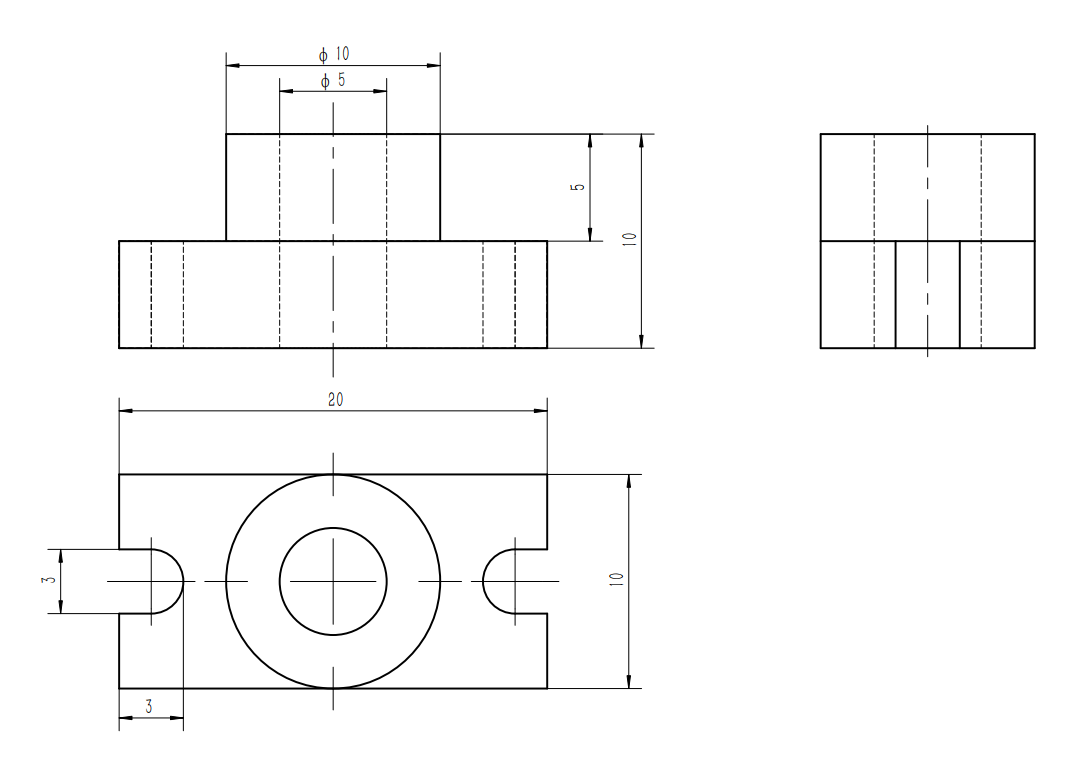
#> input picture data/ref_images/part_0001.png, 1080 x 774 px
$ python generate_test_images.py ../data/ref_images/part_0001.png
#> lines starting #> are read from the running program, lines starting #| are printed output that depends on the picture
#!/usr/bin/env python3
"""
Generate synthetic test images from data/ref_images/part_0001.png.

The generated images simulate common scan/camera degradation and are intended
for manual stability checks. They are not required for the harness to pass.
"""

from __future__ import annotations

import importlib.util
import os
import shutil
import subprocess
import sys
from pathlib import Path


PROJECT_ROOT = Path(__file__).resolve().parents[1]
DEFAULT_CONDA_ENV = os.environ.get("HARNESS_CONDA_ENV", "base")
REQUIRED_MODULES = ("cv2", "numpy")


def ensure_runtime() -> None:
    missing = [name for name in REQUIRED_MODULES if importlib.util.find_spec(name) is None]
    if not missing:
        return

    if os.environ.get("HARNESS_CONDA_BOOTSTRAPPED") == "1":
        print(f"[FAIL] missing Python modules after conda bootstrap: {', '.join(missing)}")
        print("       Fix: install dependencies with `pip install -r requirements.txt` in conda base.")
        sys.exit(1)

    conda = os.environ.get("HARNESS_CONDA_EXE") or shutil.which("conda")
    if not conda:
        print(f"[FAIL] missing Python modules: {', '.join(missing)}")
        print("       Fix: activate conda base, then run `pip install -r requirements.txt`.")
        sys.exit(1)

    env = os.environ.copy()
    env["HARNESS_CONDA_BOOTSTRAPPED"] = "1"
    command = [
        conda,
        "run",
        "-n",
        DEFAULT_CONDA_ENV,
        "python",
        str(Path(__file__).resolve()),
        *sys.argv[1:],
    ]
    if os.name == "nt" and conda.lower().endswith((".bat", ".cmd")):
        command = [os.environ.get("COMSPEC", "cmd.exe"), "/c", *command]

    print(
        "[INFO] current Python is missing "
        f"{', '.join(missing)}; retrying with conda env `{DEFAULT_CONDA_ENV}`"
    )
    completed = subprocess.run(command, cwd=str(PROJECT_ROOT), env=env)
    sys.exit(completed.returncode)


ensure_runtime()

import cv2  # noqa: E402
import numpy as np  # noqa: E402


def write_image(path: Path, image, params: list[int] | None = None) -> None:
    ok = cv2.imwrite(str(path), image, params or [])
    if not ok:
        raise RuntimeError(f"failed to write {path}")


def log_generated(path: Path) -> None:
    print(f"[PASS] generated {path.relative_to(PROJECT_ROOT)}")


def rotate_image(image, angle: float):
    height, width = image.shape[:2]
    center = (width / 2, height / 2)
    matrix = cv2.getRotationMatrix2D(center, angle, 1.0)
    return cv2.warpAffine(image, matrix, (width, height), borderMode=cv2.BORDER_REFLECT)


def apply_low_res(image):
    height, width = image.shape[:2]
    small = cv2.resize(
        image,
        (max(1, int(width * 0.4)), max(1, int(height * 0.4))),
        interpolation=cv2.INTER_AREA,
    )
    return cv2.resize(small, (width, height), interpolation=cv2.INTER_LINEAR)


def apply_noise(image):
    noise = np.random.default_rng(42).normal(0, 6, image.shape).astype(np.float32)
    noisy = image.astype(np.float32) + noise
    return np.clip(noisy, 0, 255).astype(np.uint8)


def apply_perspective(image):
    height, width = image.shape[:2]
    src = np.float32([
        [0, 0],
        [width - 1, 0],
        [width - 1, height - 1],
        [0, height - 1],
    ])

    dx = int(width * 0.04)
    dy = int(height * 0.04)
    dst = np.float32([
        [dx, dy],
        [width - dx, 0],
        [width - int(dx * 0.5), height - dy],
        [0, height],
    ])

    matrix = cv2.getPerspectiveTransform(src, dst)
    return cv2.warpPerspective(
        image,
        matrix,
        (width, height),
        borderMode=cv2.BORDER_REPLICATE,
    )


def apply_shadow(image):
    height, width = image.shape[:2]
    gradient = np.linspace(0.65, 1.05, width, dtype=np.float32)
    mask = np.tile(gradient, (height, 1))
    if image.ndim == 3:
        mask = mask[:, :, np.newaxis]
    shaded = image.astype(np.float32) * mask
    return np.clip(shaded, 0, 255).astype(np.uint8)


def write_jpeg_compressed(path: Path, image, quality: int) -> None:
    write_image(path, image, [cv2.IMWRITE_JPEG_QUALITY, quality])


def generate_test_images() -> int:
    ref_image_path = PROJECT_ROOT / "data" / "ref_images" / "part_0001.png"
    output_dir = PROJECT_ROOT / "data" / "test_images" / "generated"
    output_dir.mkdir(parents=True, exist_ok=True)

    if not ref_image_path.exists():
        print(f"[FAIL] reference image not found: {ref_image_path}")
        return 1

    image = cv2.imread(str(ref_image_path))
#> image is the input picture: shape (774, 1080, 3); mean B, G, R 250.1, 250.1, 250.1
    if image is None:
        print(f"[FAIL] OpenCV cannot read reference image: {ref_image_path}")
        return 1

    height, width = image.shape[:2]
#> height = 774; width = 1080
    print("Engineering Drawing Test Image Generator")
    print(f"[INFO] Python: {sys.executable}")
    print(f"[INFO] source: {ref_image_path}")
    print(f"[INFO] output: {output_dir}")
    print(f"[INFO] size: width={width} height={height}")
#| [INFO] size: width=1080 height=774
    print()

    generated_count = 0

    def save(name: str, generated_image, params: list[int] | None = None) -> None:
        nonlocal generated_count
        path = output_dir / name
        write_image(path, generated_image, params)
        log_generated(path)
        generated_count += 1

    blur_light = cv2.GaussianBlur(image, (3, 3), 0.8)
    save("part_0001_blur_light.jpg", blur_light)

    blur_medium = cv2.GaussianBlur(image, (7, 7), 1.5)
    save("part_0001_blur_medium.jpg", blur_medium)

    save("part_0001_blur.jpg", blur_medium)

    rotate = rotate_image(image, 3)
    save("part_0001_rotate.jpg", rotate)

    rotate_neg = rotate_image(image, -3)
    save("part_0001_rotate_neg3deg.jpg", rotate_neg)

    save("part_0001_low_quality.jpg", image, [cv2.IMWRITE_JPEG_QUALITY, 20])

    low_res = apply_low_res(image)
    save("part_0001_low_res.jpg", low_res)

    dark = cv2.convertScaleAbs(image, alpha=0.5, beta=0)
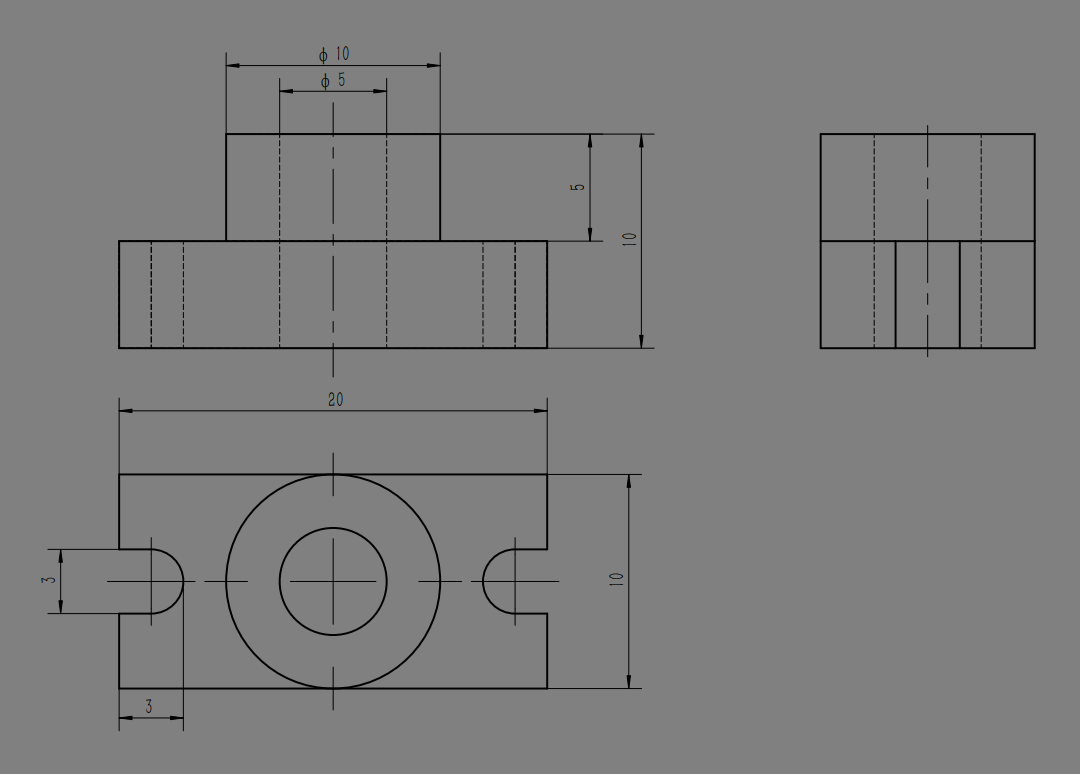
#> dark: shape (774, 1080, 3); mean B, G, R 125.6, 125.6, 125.6
    save("part_0001_dark.jpg", dark)

    bright = cv2.convertScaleAbs(image, alpha=1.15, beta=25)
    save("part_0001_bright.jpg", bright)

    margin_x = max(1, int(width * 0.05))
#> margin_x = 54
    margin_y = max(1, int(height * 0.05))
#> margin_y = 38
    crop = image[margin_y : height - margin_y, margin_x : width - margin_x]
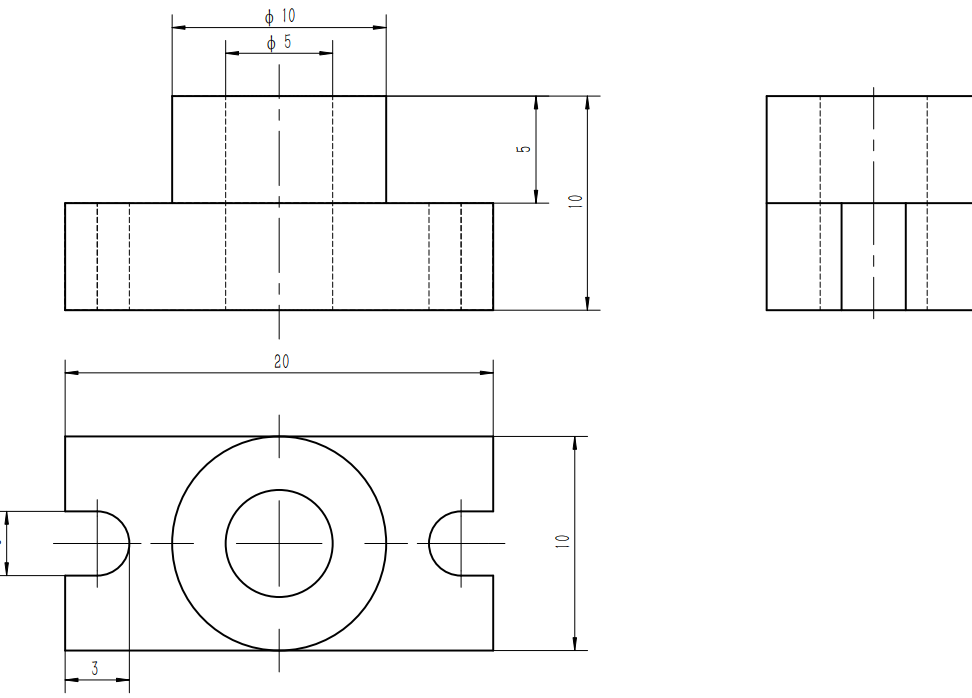
#> crop: shape (698, 972, 3); mean B, G, R 249.2, 249.2, 249.2
    save("part_0001_crop.jpg", crop)

    noise = apply_noise(image)
#> in apply_noise, `noisy = image.astype(np.float32) + noise`:
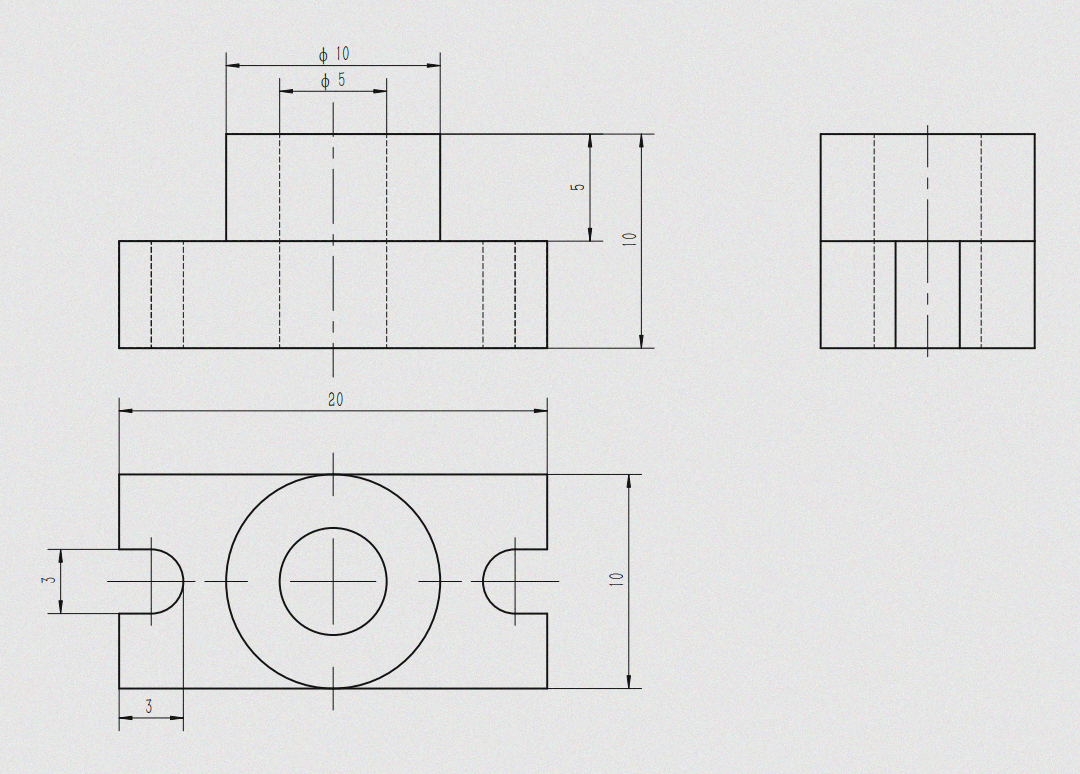
#> noisy: shape (774, 1080, 3) float32; mean B, G, R 250.2, 250.2, 250.2; drawn with min black and max white
    save("part_0001_noise.jpg", noise)

    perspective = apply_perspective(image)
    save("part_0001_perspective.jpg", perspective)

    shadow = apply_shadow(image)
#> in apply_shadow, `shaded = image.astype(np.float32) * mask`:
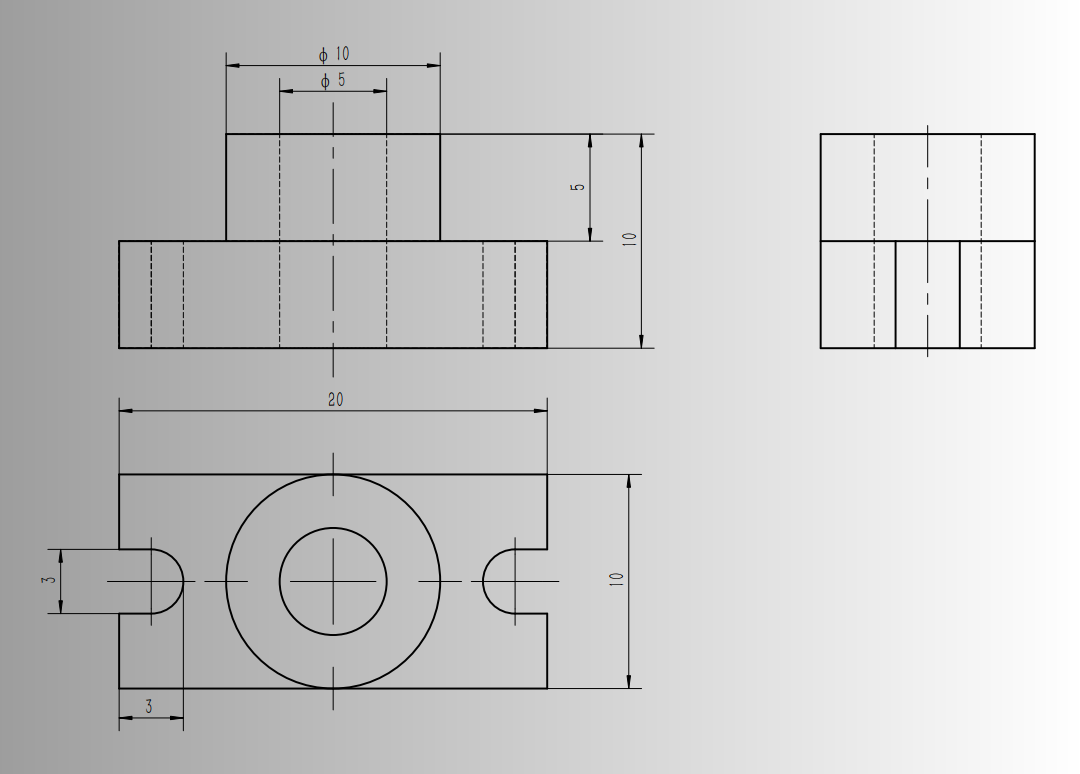
#> shaded: shape (774, 1080, 3) float32; mean B, G, R 212.8, 212.8, 212.8; drawn with min black and max white
    save("part_0001_shadow.jpg", shadow)

    scan_like = apply_perspective(image)
    scan_like = cv2.GaussianBlur(scan_like, (3, 3), 0.8)
    scan_like = cv2.convertScaleAbs(scan_like, alpha=0.75, beta=0)
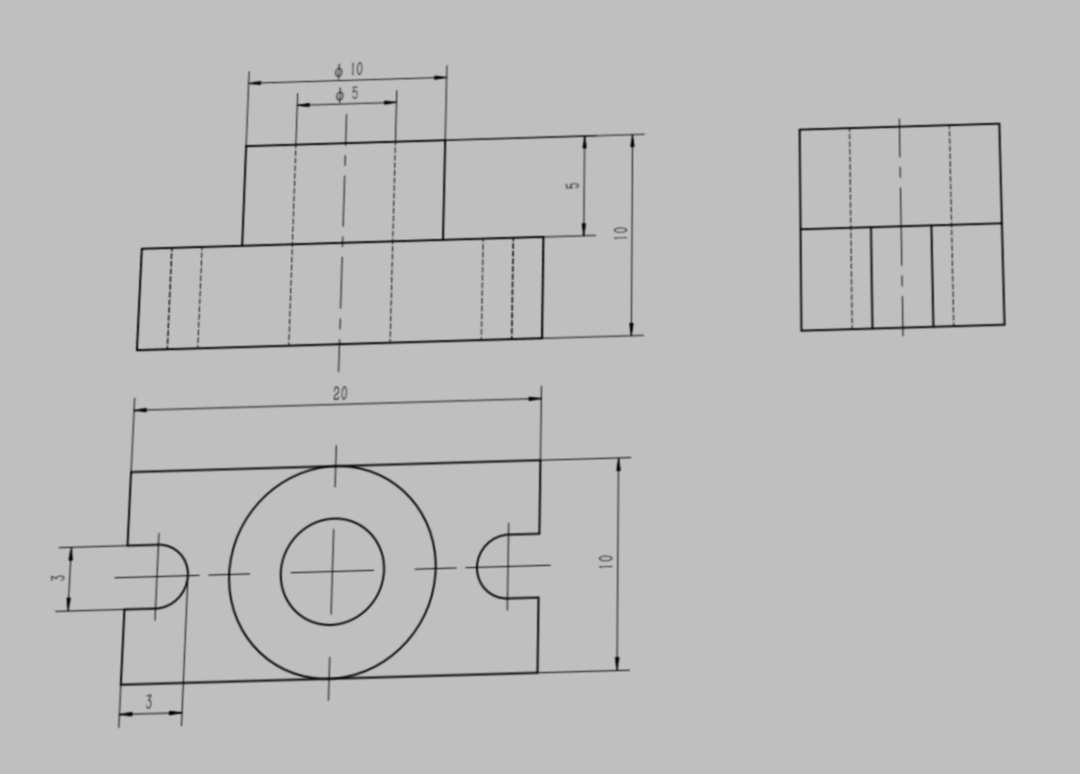
#> scan_like: shape (774, 1080, 3); mean B, G, R 187.7, 187.7, 187.7
    scan_like_path = output_dir / "part_0001_scan_like.jpg"
    write_jpeg_compressed(scan_like_path, scan_like, quality=45)
    log_generated(scan_like_path)
    generated_count += 1

    print()
    print(f"[PASS] generated {generated_count} test images")
    return 0


if __name__ == "__main__":
    raise SystemExit(generate_test_images())
#> (the program exits here)
